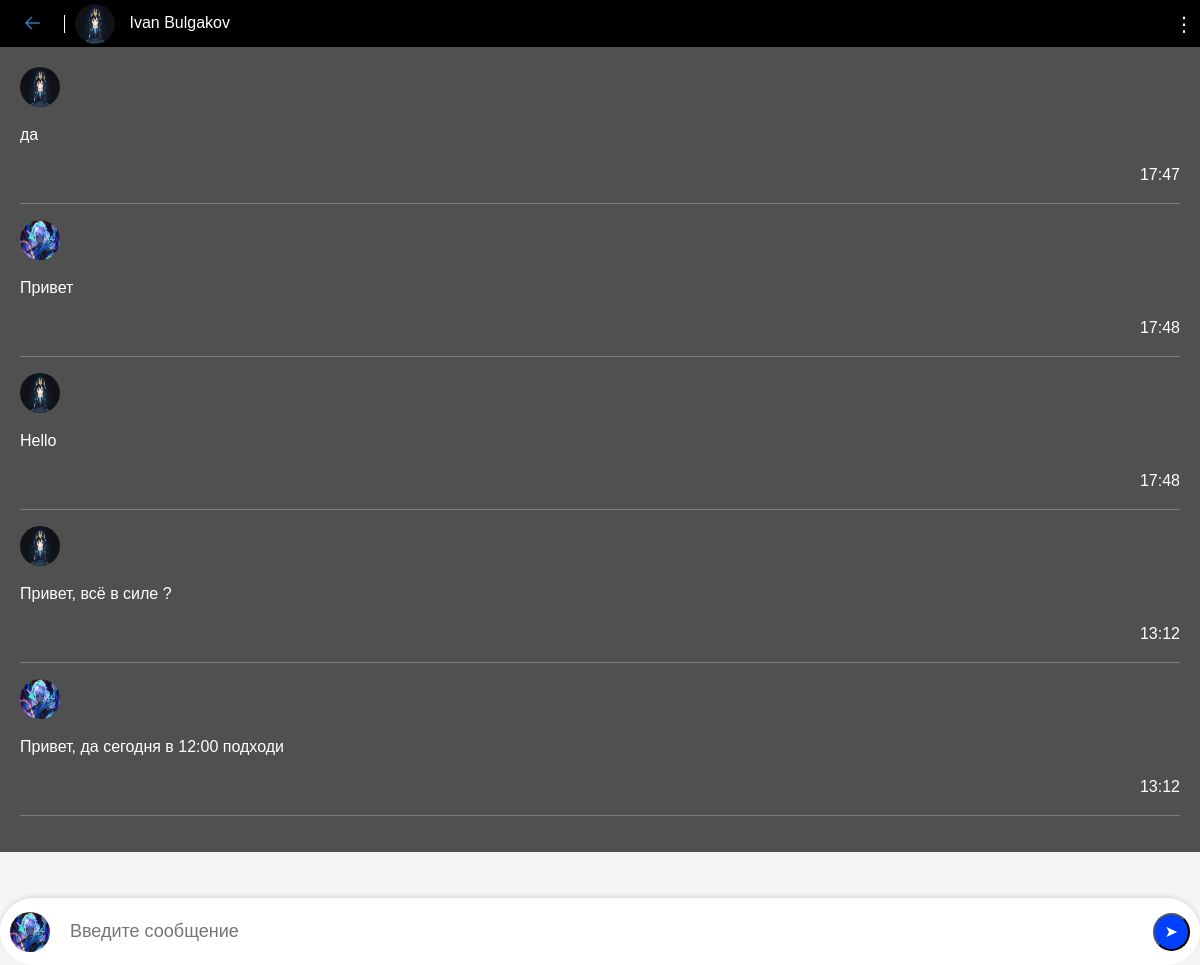
/messages/7/ (signed in), run on the app's committed database.
### user_profile/models.py (models this page shows, shortened)
class Profile(models.Model):
    user = models.OneToOneField(User, null=True, blank=True, on_delete=models.CASCADE)
    first_name = models.CharField(max_length=100)
    last_name = models.CharField(max_length=100)
    email = models.EmailField()
    telegram_url = models.URLField(blank=True, null=True)
    youtube_url = models.URLField(blank=True, null=True)
    vk_url = models.URLField(blank=True, null=True)
    profile_picture = models.ImageField("Изображения", default="profile_pictures/default_profile_picture.jpg",
                                        null=True,
                                        blank=True, upload_to='media/profile_pictures')
    city = models.CharField(max_length=100)

### user_messeges/models.py (models this page shows)
class ConversationMessage(models.Model):
    conversation = models.ForeignKey(Conversation, related_name='messages', on_delete=models.CASCADE)
    content = models.TextField()
    created_at = models.DateTimeField(auto_now_add=True)
    created_by = models.ForeignKey(User, related_name='created_messages', on_delete=models.CASCADE)

### user_messeges/views.py (the view)
# urls.py: path('messages/<int:pk>/', views.detail, name='detail'),
@login_required
def detail(request, pk):
    conversation = Conversation.objects.filter(members__in=[request.user.id]).get(pk=pk)
    interlocutor = conversation.members.exclude(id=request.user.id).first()
    if request.method == 'POST':
        form = ConversationMessageForm(request.POST)
        if form.is_valid():
            conversation_message = form.save(commit=False)
            conversation_message.conversation = conversation
            conversation_message.created_by = request.user
            conversation_message.save()
            conversation.save()
            return redirect('detail', pk=pk)
    else:
        form = ConversationMessageForm()
    return render(request, 'detail.html', {
        'conversation': conversation,
        'form': form,
        'interlocutor': interlocutor
    })

### user_messeges/forms.py
class ConversationMessageForm(forms.ModelForm):
    class Meta:
        model = ConversationMessage
        fields = ['content']
        widgets = {
            "content": Textarea(attrs={
                'class': 'form-control',
                'placeholder': 'Сообщения'
            }),
        }

### user_messeges/templates/detail.html (shortened to what this page needs)
{% extends 'tasks_app/layout.html' %}
{% load static %}
{% block content %}
<div class="col">
    <a class="arrow-3" href="/message/">
</a>
    <a href="{% url 'user_profile' interlocutor.id %}" class="user-link">
        <img class="profile-pic" src="{{ interlocutor.profile.profile_picture.url }}">
        {{ interlocutor.profile.first_name }} {{ interlocutor.profile.last_name }}
    </a>
<div class="dropdown">
    <button class="dropbtn">⋮</button>
</div>
</div>
<div id="here">
    <div   class="chat-container">
    {% for message in conversation.messages.all %}
        <div class="message-container {% if message.created_by == request.user %}right{% else %}left{% endif %}"
             {% if forloop.last %}id="last-message"{% endif %}>
            <div class="messages">
                <img class="profile-pic" src="{{ message.created_by.profile.profile_picture.url }}">
                <p>{{ message.content|linebreaks|urlize }}</p>
                <div class="time_mess" align="right">{{ message.created_at|time:"H:i" }}</div>
            <hr>
            </div>
        </div>
    {% endfor %}
</div>
</div>
<form method="post">
    <div id="message-input-container">
        <img id="profile-pic" class="profile-pic" src="{{ request.user.profile.profile_picture.url }}">
        <input id="message-input" type="text" name="content" placeholder="Введите сообщение" required>
        <button type="submit" class="send-button" style="background-color: #0040FF; border-radius: 50%; padding: 5px 10px;
         color: white; margin-left: 120px;">
           ➤
        </button>
    </div>
</form>
{% endblock %}

### tasks_app/static/tasks_app/css/tasks_app.css (style rules this page uses)
html, body { width: 100%; height:100%; }
body { background: #0B0C10; }

### user_messeges/templates/detail.html (style rules this page uses)
body { background-color: #F5F5F5; margin: 0; padding: 0; font-family: Arial, sans-serif; }
.chat-container { background-color: #000000ab; padding: 20px; color: white; height: calc(100vh - 160px); overflow-y: auto; margin-left: auto; margin-right: auto; }
.message-container { margin-bottom: 10px; }
#message-input-container { display: flex; align-items: center; position: fixed; bottom: 0; left: 0; width: 100%; padding: 10px; background-color: #fff; box-shadow: 0 -2px 5px rgba(0, 0, 0, 0.1); border-radius: 50px; }
#message-input { width: 85%; border: none; outline: none; font-size: 18px; padding: 10px; border-radius: 50px; }
.profile-pic { width: 40px; height: 40px; border-radius: 50%; margin-right: 10px; }
.user-link { color: white; text-decoration: none; margin-left: 10px; }
.arrow-3 { color: #337AB7; cursor: pointer; text-decoration: none; font-size: 18px; height: 18px; line-height: 18px; display: inline-flex; align-items: center; }
.arrow-3 .arrow-3-icon { position: relative; top: -1px; transition: transform 0.3s ease; vertical-align: middle; transform: rotate(180deg); margin: 6px; }
.col { display: flex; align-items: center; background: #000; width: auto; height: 47px; padding: 0 10px; }
.arrow-3::after { content: ""; display: block; width: 1px; height: 100%; background-color: #fff; margin-left: 10px; justify-content: flex-end; }
.dropdown { position: absolute; right: 0; display: inline-block; justify-content: flex-end; }
.dropbtn { background: none; border: none; font-size: 20px; cursor: pointer; outline: none; color: #fff; }

### data on the page
ConversationMessage: created_by.profile.profile_picture (picture), content "да", created_at "17:47"
ConversationMessage: created_by.profile.profile_picture (picture), content "Привет", created_at "17:48"
ConversationMessage: created_by.profile.profile_picture (picture), content "Hello", created_at "17:48"
ConversationMessage: created_by.profile.profile_picture (picture), content "Привет, всё в силе ?", created_at "13:12"
ConversationMessage: created_by.profile.profile_picture (picture), content "Привет, да сегодня в 12:00 подходи", created_at "13:12"

### other printed values
{{ interlocutor.profile.first_name }} "Ivan"
{{ interlocutor.profile.last_name }} "Bulgakov"
